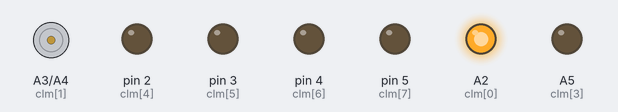
A sketch run on a simulated Arduino Uno, built with avr-gcc and run on an emulated ATmega328P. On the bench: motor-driver pin pairs drawn as motors (green arrow = first pin HIGH = forward, orange = second pin HIGH = backward, longer = more drive), output pins drawn as LEDs (lit = HIGH). Pins used as bus, display or sensor lines are not drawn.

Above: at 0.15 s.
At 1.05 s:
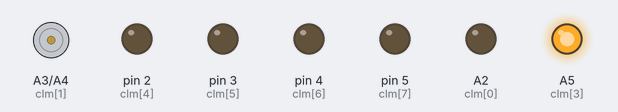
At 1.65 s:
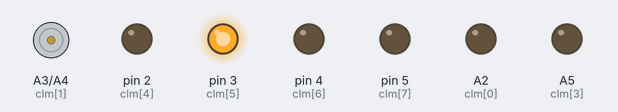
At 2.25 s:
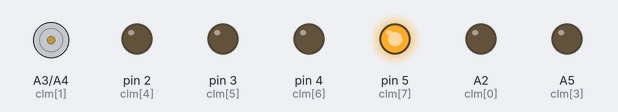
At 3.75 s:
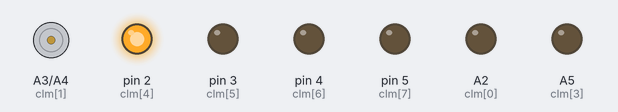
At 5.25 s:
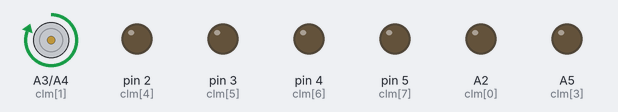
Timing chart, 0 to 5.5 s (numbered marks = the images above):
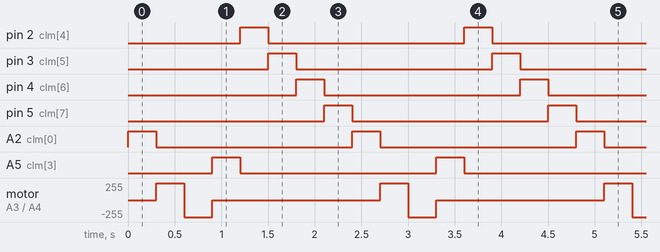

Measured:
- by itself, pin 2 (clm[4]), pin 3 (clm[5]), pin 4 (clm[6]), pin 5 (clm[7]), A2 (clm[0]), A5 (clm[3]): alternates HIGH for 0.30 s and LOW for 2.1 s
- by itself, motor on A3 (clm[1]) / A4 (clm[2]): repeats every 2.4 s: backward 255/255 0.30 s, stopped 1.8 s, forward 255/255 0.30 s

The sketch:

dotMatrix.ino
```cpp
int clm[8] ={A2,A3,A4,A5,2,3,4,5};
int row[8] = {6,7,8,9,10,11,12,13};
int num = 8;


void setup() {
  // put your setup code here, to run once:
  for(int i = 0;i<num;i++){
      pinMode(clm[i],OUTPUT);
      pinMode(row[i],OUTPUT);
    }


}


void loop() {
  // put your main code here, to run repeatedly:

  for(int i=0;i<num;i++){
      for(int j=0;j<num;j++){
          clear();

          digitalWrite(row[i],HIGH);
          digitalWrite(clm[j],HIGH); //col을 gnd
          delay(300);
        }


    }


}

void clear(){

  for(int i=0;i<num;i++){
      digitalWrite(row[i],LOW);
      digitalWrite(clm[i],LOW);
    }


}
```
